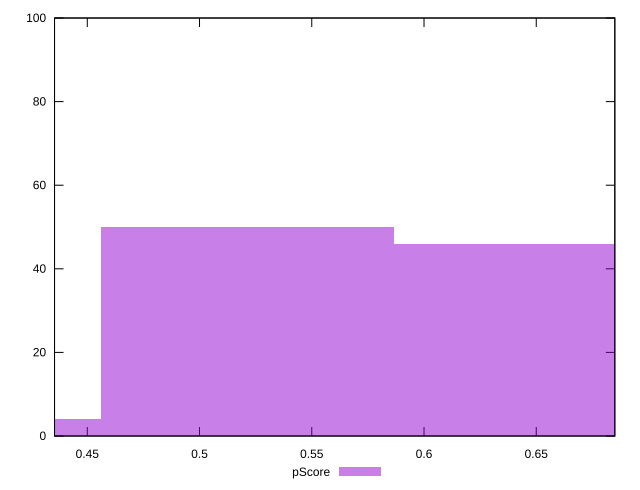

Recreate this plot in gnuplot.
reset

$pScore <<EOF
0.3910566112103333 4
0.5214088149471111 50
0.6517610186838889 46
EOF

set key outside below
set boxwidth 0.13035220373677778
set xrange [0.43541176470588233:0.685]
set yrange [0:100]
set trange [0:100]
set style fill transparent solid 0.5 noborder
set terminal svg size 640, 490 enhanced background rgb 'white'
set output "report_00014_2021-02-09T15:56:05.503Z/render-blocking-resources/samples/pages+cached+noadtech/pScore/histogram.svg"

plot $pScore title "pScore" with boxes

reset
